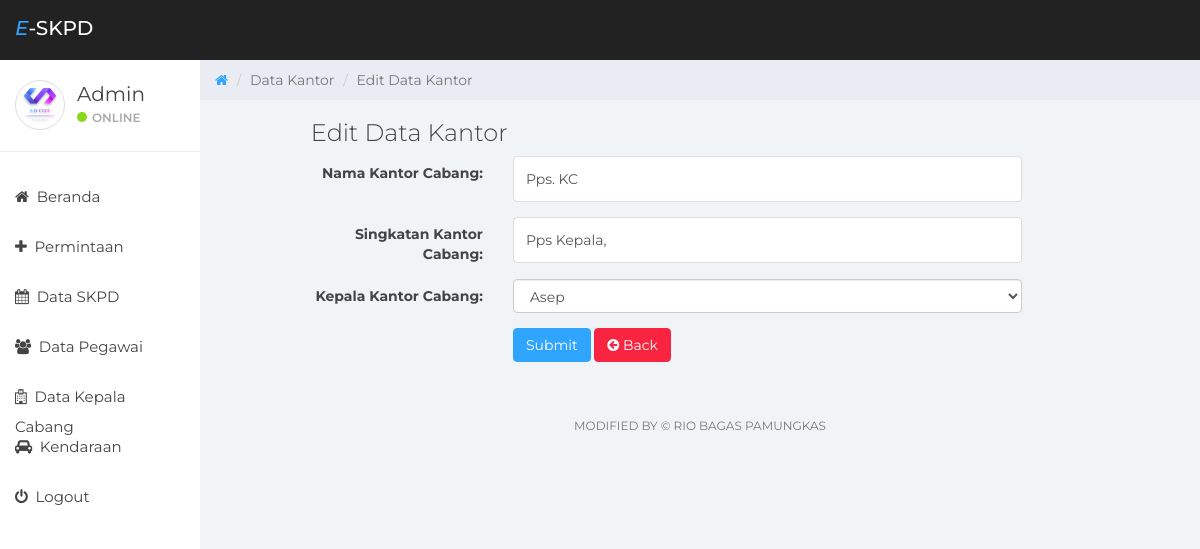
Page /admin/update_kantor.php?id_kantor=4 (signed in) on the committed database.
### tables this page shows
CREATE TABLE `pegawai` (
  `npp` varchar(20) NOT NULL,
  `password` varchar(50) NOT NULL,
  `hak_akses` enum('admin','pegawai','kepala_cabang') NOT NULL,
  `nama_pegawai` varchar(50) NOT NULL,
  `jenis_kelamin` enum('Laki-laki','Perempuan') NOT NULL,
  `pangkat` varchar(30) NOT NULL,
  `jabatan` varchar(100) NOT NULL,
  `konseptor` varchar(30) NOT NULL
);

CREATE TABLE `kantor` (
  `id_kantor` int(11) NOT NULL,
  `nama_kantor` varchar(100) NOT NULL,
  `singkatan` varchar(50) NOT NULL,
  `knpp` varchar(50) NOT NULL
);

### admin/update_kantor.php (the view, shortened to what this page needs)
<?php
$npp = ($_SESSION['id_eskpd']);
?>
<!DOCTYPE html>
<html>
<head>
	<link href="../assets/css/bootstrap.min.css" rel="stylesheet">
	<link href="../assets/css/font-awesome.min.css" rel="stylesheet">
	<link href="../assets/css/datepicker3.css" rel="stylesheet">
	<link href="../assets/css/styles.css" rel="stylesheet">
</head>
<body>
	<nav class="navbar navbar-custom navbar-fixed-top" role="navigation">
		<div class="container-fluid">
			<div class="navbar-header">
				<a class="navbar-brand" href="#"><i><span>E</span></i>-SKPD</a>
			</div>
		</div>
	</nav>
	<div id="sidebar-collapse" class="col-sm-3 col-lg-2 sidebar">
		<div class="profile-sidebar">
			<div class="profile-userpic">
        <img src="../assets/images/logo.png" class="img-thumbnail" alt="">
			</div>
			<div class="profile-usertitle">
        <?php
            include '../dbconfig.php';
            $data = mysqli_query($connect, "SELECT * FROM pegawai WHERE npp = '$npp'");
            while($row = mysqli_fetch_array($data)){
            ?>
        <div class="profile-usertitle-name"><?php echo $row['nama_pegawai']; ?></div>
        <?php } ?>
				<div class="profile-usertitle-status"><span class="indicator label-success"></span>Online</div>
			</div>
		</div>
		<ul class="nav menu">
			<li><a href="index.php"><em class="fa fa-home">&nbsp;</em> Beranda</a></li>
			<li><a href="permintaan.php"><em class="fa fa-plus">&nbsp;</em> Permintaan</a></li>
			<li><a href="data_skpd.php"><em class="fa fa-calendar">&nbsp;</em> Data SKPD</a></li>
            <li><a href="data_pegawai.php"><em class="fa fa-users">&nbsp;</em> Data Pegawai</a></li>
            <li><a href="data_kantor.php"><em class="fa fa-hospital-o">&nbsp;</em> Data Kepala Cabang</a></li>
            <li><a href="data_kendaraan.php"><em class="fa fa-automobile">&nbsp;</em> Kendaraan</a></li>
			<li><a href="../logout.php"><em class="fa fa-power-off">&nbsp;</em> Logout</a></li>
		</ul>
	</div>
    <div class="col-sm-9 col-sm-offset-3 col-lg-10 col-lg-offset-2 main">
		<div class="row">
			<ol class="breadcrumb">
				<li><a href="index.php">
					<em class="fa fa-home"></em>
				</a></li>
				<li class="active">Data Kantor </li>
				<li class="active">Edit Data Kantor </li>
			</ol>
		</div>
		<div class="col-sm-9 col-sm-offset-1 col-lg-10 col-lg-offset-1 main">
        <h3>Edit Data Kantor</h3>
        <?php
        include '../dbconfig.php';
        $id_kantor = $_GET['id_kantor'];
        $data = mysqli_query($connect, "SELECT * FROM kantor k JOIN pegawai p ON k.knpp = p.npp AND id_kantor = $id_kantor");
        while($row = mysqli_fetch_array($data)){
        ?>
            <form class="form-horizontal"  method="post" action="edit_kantor.php" onkeypress="return disableEnterKey(event)">
                <div class="form-group">
                    <label for="nama_kantor" class="col-lg-3 control-label">Nama Kantor Cabang:</label>
                    <div class="col-lg-8">
                        <input name="nama_kantor" class="form-control" type="text" value="<?php echo $row['nama_kantor']; ?>">
                    </div>
                </div>
                <div class="form-group">
                    <label for="singkatan" class="col-lg-3 control-label">Singkatan Kantor Cabang:</label>
                    <div class="col-lg-8">
                        <input name="singkatan" class="form-control" type="text" value="<?php echo $row['singkatan']; ?>">
                    </div>
                </div>
                <div class="form-group">
                    <label for="npp" class="col-lg-3 control-label">Kepala Kantor Cabang:</label>
                    <div class="col-lg-8">
                        <select name="npp" class="form-control">
                            <?php
                            $a = mysqli_query($connect, 'SELECT * FROM pegawai WHERE hak_akses = "kepala_cabang" ORDER BY npp desc');
                            foreach ($a as $b) {
                                echo "<option value=$b[npp]";
                                if ( $row['npp'] == $b['npp'] ) echo' selected="selected"';
                                echo ">$b[nama_pegawai]</option>";
                            } ?>
                        </select>
                    </div>
                </div>
                <div class="form-group">
                    <label class="col-md-3 control-label"></label>
                    <div class="col-md-8">
                        <input type="submit" name="update" class="btn btn-primary">
                        <a href="data_kantor.php" class="btn btn-danger"><i class="fa fa-arrow-circle-left"></i> Back</a>
                </div>
            </form>
        <?php } ?>
        </div>
			<div class="col-sm-12">
				<br/><br/>
				<p class="back-link">Modified by &copy; Rio Bagas Pamungkas</a></p>
			</div>
		</div>
</body>
</html>

### assets/css/styles.css (style rules this page uses)
body { background: #f1f4f7; padding-top: 60px; font-size: 14px; color: #444444; font-family: "Montserrat", "Helvetica Neue", Helvetica, Arial, sans-serif; }
p { color: #777; }
a, a:hover, a:focus { color: #30a5ff; }
h1, h2, h3, h4, h5, h6 { color: #444444; }
h3, h4 { font-weight: 300; }
input.form-control { border: 1px solid #ddd; box-shadow: none; height: 46px; }
.navbar-custom { background: #222; height: 60px; }
.navbar-header .navbar-brand { color: #fff; font-size: 20px; text-transform: uppercase; font-weight: 500; height: 60px; padding-top: 18px; }
.navbar-header .navbar-brand span { color: #30a5ff; }
.btn-primary, .btn-primary:hover, .btn-primary:focus, .btn-primary:active, .btn-primary.active, .open > .dropdown-toggle.btn-primary, .btn-primary.disabled, .btn-primary[disabled], fieldset[disabled] .btn-primary, .btn-primary.disabled:hover, .btn-primary[disabled]:hover, fieldset[disabled] .btn-primary:hover, .btn-primary.disabled:focus, .btn-primary[disabled]:focus, fieldset[disabled] .btn-primary:focus, .btn-primary.disabled:active, .btn-primary[disabled]:active, fieldset[disabled] .btn-primary:active, .btn-primary.disabled.active, .btn-primary[disabled].active, fieldset[disabled] .btn-primary.active { background-color: #30a5ff; border-color: #30a5ff; }
.btn-danger, .btn-danger:hover, .btn-danger:focus, .btn-danger:active, .btn-danger.active, .open > .dropdown-toggle.btn-danger, .btn-danger.disabled, .btn-danger[disabled], fieldset[disabled] .btn-danger, .btn-danger.disabled:hover, .btn-danger[disabled]:hover, fieldset[disabled] .btn-danger:hover, .btn-danger.disabled:focus, .btn-danger[disabled]:focus, fieldset[disabled] .btn-danger:focus, .btn-danger.disabled:active, .btn-danger[disabled]:active, fieldset[disabled] .btn-danger:active, .btn-danger.disabled.active, .btn-danger[disabled].active, fieldset[disabled] .btn-danger.active { background-color: #f9243f; border-color: #f9243f; }
.label-success { background-color: #8ad919; }
.navbar { border: 0; }
.sidebar { display: block; padding: 0; display: none; box-shadow: none; background: #fff; }
.sidebar ul { margin: 20px 0px; }
@media (min-width: 768px) { .sidebar { display: block; position: fixed; top: 60px; bottom: 0; left: 0; z-index: 1000; display: block; margin: 0; padding: 0; overflow-x: hidden; overflow-y: auto; } }
@media (min-width: 768px) { .navbar-header { width: 100%; } }
.sidebar ul.nav li a { height: 50px; font-size: 15px; line-height: 2em; color: #444444; }
.profile-sidebar { padding: 10px 0; border-bottom: 1px solid #e9ecf2; }
.indicator { width: 10px; height: 10px; display: inline-block; border-radius: 9999px; margin-right: 5px; }
.profile-userpic img { float: left; margin: 10px 0px 0px 15px; width: 50px; height: 50px; border-radius: 9999px !important; }
.profile-usertitle { float: left; text-align: left; margin: 10px 0 0 12px; }
.profile-usertitle-name { font-size: 20px; margin-bottom: 0px; }
.profile-usertitle-status { text-transform: uppercase; color: #AAA; font-size: 12px; font-weight: 600; margin-bottom: 15px; }
.breadcrumb { border-radius: 0; padding: 10px 15px 10px 15px; background: #e9ecf2; margin: 0; }
p.back-link { text-align: center; margin-bottom: 20px; font-size: 12px; text-transform: uppercase; }

### rows in the picture
pegawai: nama_pegawai "Admin"
kantor: nama_kantor "Pps. KC", singkatan "Pps Kepala,"

### other values in the picture
form field npp "Asep"
